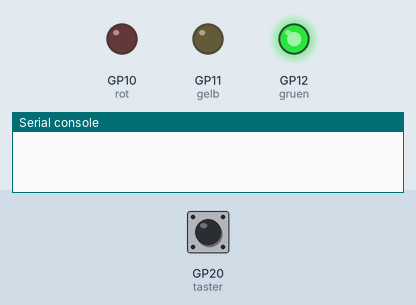
Bench run of a program on a simulated Raspberry Pi Pico running MicroPython. On the bench: output pins drawn as LEDs (lit = HIGH), the last lines printed to the serial console. The test bench sets the inputs (shaded band); at power-on: GP20 (taster) LOW.

Above: at 1.2 s.
1.3 s: GP20 (taster) pulled HIGH for 0.15 s
At 4.3 s:
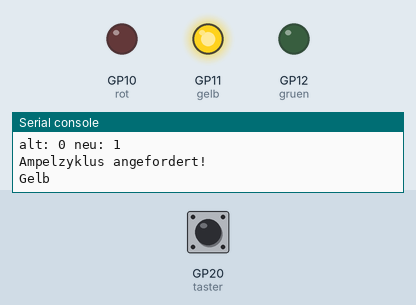
At 5.8 s:
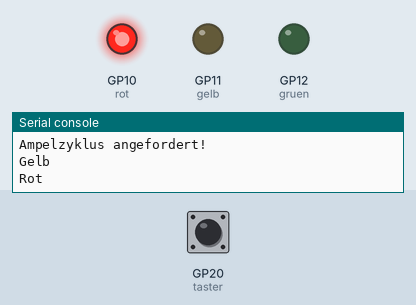
7.4 s: GP20 (taster) pulled HIGH for 3.2 s
At 9.4 s:
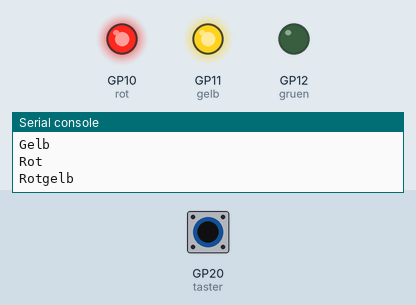
Timing chart, 0 to 20.9 s (numbered marks = the images above; inputs shaded):
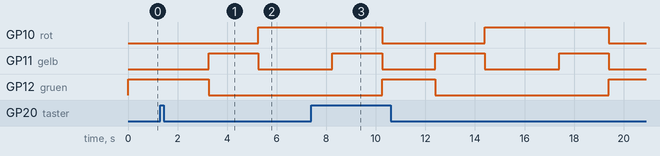

Measured:
- after the input at 1.3 s, GP10 (rot): LOW → HIGH after 4.0 s; GP11 (gelb): LOW → HIGH after 2.0 s, → LOW 2.0 s later; GP12 (gruen): HIGH → LOW after 2.0 s

The program:

5_2_Ampelzyklus_mit_Anforderung.py
```python
# https://wokwi.com/projects/397848482333518849
# Demoprogramm Ampel
# Gibt Zustände der LEDs auf der Konsole aus.

"""
Ampel-Demo in MicroPython zum Test der PyCharm IDE
Stand 24.10.2023 - Python 3.7 mit MicroPython Extension auf PyBoard ( Pico )
"""

import time
import machine
import utime

# Definieren der Pins für die Onboard-LEDs
gruen = machine.Pin(12, machine.Pin.OUT)  # Grün LED an Pin 12
gelb = machine.Pin(11, machine.Pin.OUT)  # Gelb LED an Pin 11
rot = machine.Pin(10, machine.Pin.OUT)  # Rot LED an Pin 10

# Definieren des Pins für den Anforderungstaster
taster = machine.Pin(20, machine.Pin.IN, machine.Pin.PULL_DOWN)  # Taster an Pin 20

# Initialisierung der Zähler zum Entprellen des Tasters
gedrueckt = 0
bisher_gedrueckt = 0

# Interrupt Service Routine (ISR) bei Tastendruck
def button_handler(pin):
    global gedrueckt
    # Deaktivieren des Interrupts während der Entprellung
    taster.irq(handler=None)
    # Erhöhen des Zählers für gedrückte Tasten
    gedrueckt += 1
    # Entprellzeit - Ignorieren von Aktivitäten während dieser Zeit
    utime.sleep_ms(800)
    # Reaktivieren des Interrupts
    taster.irq(trigger=machine.Pin.IRQ_FALLING, handler=button_handler)

# Funktion für den Ampelzyklus
def ampelzyklus():
    print('Ampelzyklus angefordert!')
    time.sleep(1)
    # Ampel auf Gelb schalten
    rot.value(0)
    gruen.value(0)
    gelb.value(1)
    print("Gelb")
    time.sleep(2)
    # Ampel auf Rot schalten
    gelb.value(0)
    rot.value(1)
    print("Rot")
    time.sleep(3)
    # Ampel auf Rot-Gelb schalten
    gelb.value(1)
    print("Rotgelb")
    time.sleep(2)
    # Ampel auf Grün schalten
    gelb.value(0)
    rot.value(0)
    gruen.value(1)
    print("Grün")

# Initialisieren der Ampel (alle LEDs aus, Grün an)
rot.value(0)
gelb.value(0)
gruen.value(1)

# Hauptprogrammschleife
while True:
    # Interrupt nur bei fallender Flanke aktivieren, um klemmen des Tasters zu vermeiden
    taster.irq(trigger=machine.Pin.IRQ_FALLING, handler=button_handler)
    while True:
        # Nur bei Änderung des gedrueckt-Zählers drucken
        if gedrueckt != bisher_gedrueckt:
            print('alt:', bisher_gedrueckt, 'neu:', gedrueckt)
            # Deaktivieren des Taster-Interrupts
            taster.irq(handler=None)
            # Starten des Ampelzyklus
            ampelzyklus()
            # Reaktivieren des Interrupts
            taster.irq(trigger=machine.Pin.IRQ_FALLING, handler=button_handler)
            # Korrektur des Zählers bei mehrfachen (nested) Interrupts
            # Nur ein Ereignis wird gezählt
            if gedrueckt > bisher_gedrueckt + 1:
                gedrueckt = bisher_gedrueckt + 1
            # Aktualisieren des bisher_gedrueckt-Zählers
            bisher_gedrueckt = gedrueckt
```
